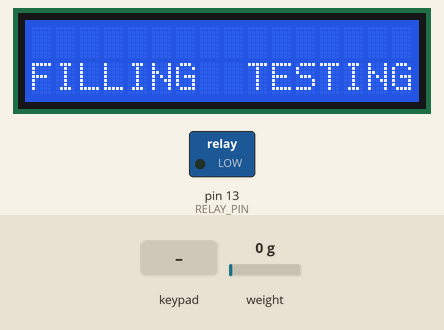
Recording of a sketch running on a simulated Arduino Uno, built with avr-gcc and run on an emulated ATmega328P. On the bench: 16×2 character LCD, switched loads named in the sketch (green lamp = pin HIGH). The test bench sets the inputs (shaded band); at power-on: weight on the scale 0 g. What the sketch prints to the serial monitor is not drawn.

Above: at 1.1 s.
At 5.2 s:
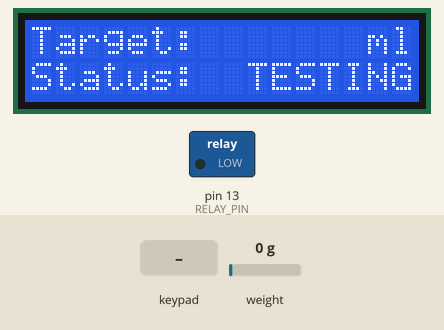
5.3 s: key 'A' pressed
At 6.1 s:
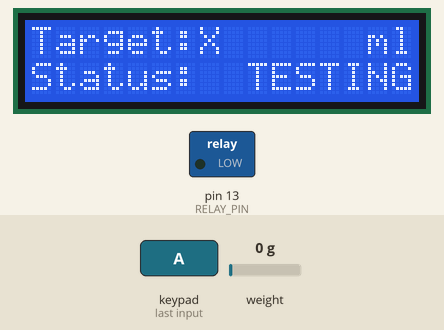
6.9 s: key 'B' pressed
At 7.3 s:
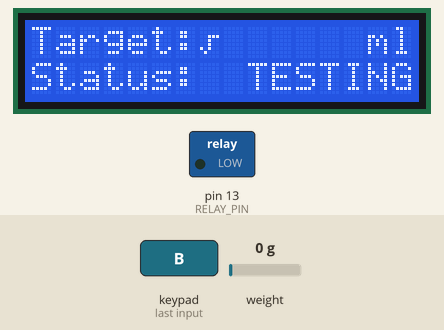
8.4 s: key 'C' pressed
At 9.7 s:
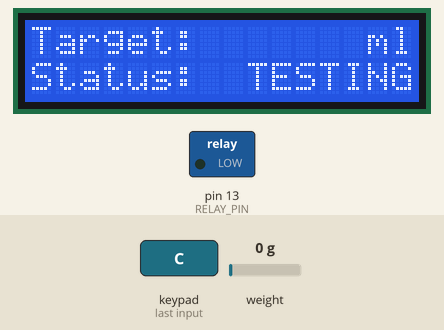
Timing chart, 0 to 11.4 s (numbered marks = the images above; inputs shaded):
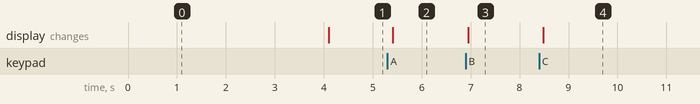

The sketch:

fill_pembanding_v6.ino
```cpp
#include "HX711.h"
#include <Keypad.h>
#include <LiquidCrystal_I2C.h>

LiquidCrystal_I2C lcd(0x27, 16, 2);
const int LOADCELL_DOUT_PIN = 11;
const int LOADCELL_SCK_PIN = 12;
const int RELAY_PIN = 13;

HX711 scale;
#define CALIBRATION_FACTOR 99.603
float volume600ml = 600; // Example value, adjust based on your actual volume measurement
float volume1000ml = 1000;
float volume5000ml = 5000;
String eksekusi = ""; // Membuat variabel string kosong

//BAGIAN  KEYPAD 4x4
const byte ROWS = 4; //four rows
const byte COLS = 4; //three columns
char hexaKeys[ROWS][COLS] = {
  {'1','2','3','A'},
  {'4','5','6','B'},
  {'7','8','9','C'},
  {'*','0','#','D'}
};
byte rowPins[ROWS] = {9, 8, 7, 6}; //connect to the row pinouts of the keypad
byte colPins[COLS] = {5, 4, 3, 2}; //connect to the column pinouts of the keypad
Keypad customKeypad = Keypad( makeKeymap(hexaKeys), rowPins, colPins, ROWS, COLS);

char penampung = 0 ; //harusnya diganti float ? char variabel seperti apaa?
int weight ;

void setup(){
  Serial.begin(57600);
  lcd.begin();
  lcd.setCursor(0, 1);
  lcd.print("FILLING  TESTING");
  scale.begin(LOADCELL_DOUT_PIN, LOADCELL_SCK_PIN);
  scale.set_scale(CALIBRATION_FACTOR); // Atur faktor kalibrasi
  scale.tare(); // Reset scale ke 0
  digitalWrite(RELAY_PIN, LOW);
  pinMode(RELAY_PIN, OUTPUT);
  Serial.println("FILLING TESTING");
  delay(3000);
  // lcd.clear();

}

void loop(){

  // lcd.clear();
  lcd.setCursor(0, 0);
  lcd.print("Target:");
  lcd.print(penampung);
  lcd.setCursor(14, 0);
  lcd.print("ml");
  lcd.setCursor(0, 1);
  lcd.print("Status:");
  lcd.print(eksekusi);
  weight = round(scale.get_units()); // Dapatkan berat dengan mengambil rata-rata dari 10 pembacaan
  // float eksekusi= 0;  //harusnya diganti float
  int targetVolume = 0;// harusnya diganti float
  char customKey = customKeypad.getKey();
    // just print the pressed key
  if (customKey == 'A'){
    // Serial.println(volume600ml);
    // Serial.println("600A");
    // lcd.setCursor(9, 0);
    // lcd.print("600");
    // lcd.print("ml");
    penampung = volume600ml;
  }else if (customKey == 'B'){
    Serial.println(volume1000ml);
    // lcd.setCursor(9, 0);
    // lcd.print(volume1000ml);
    // lcd.print("ml");
    penampung = volume1000ml;
  }else if (customKey == 'C'){
    Serial.println(volume5000ml);
    // lcd.setCursor(9, 0);
    // lcd.print(volume5000ml);
    // lcd.print("ml");
    penampung = volume5000ml;
  }else if (customKey != NO_KEY) {
    // Add the key to the input
    targetVolume += customKey - 0; // Assuming '0' to '9' are the only keys for manual input
    Serial.println(targetVolume);
    // lcd.setCursor(9, 0);
    // lcd.print(targetVolume);
    // lcd.print(" ml");
    // penampung = targetVolume;

    // lcd.clear();
    // lcd.print("Volume: ");
    // lcd.print(targetVolume);
  }else if (customKey == '*') {
    // pengisi();
      if (penampung == 600){
        eksekusi =  "mengisi";
        digitalWrite(RELAY_PIN, HIGH);
        delay(5000);
        penampung = 0;
        if (weight == volume600ml){
          digitalWrite(RELAY_PIN, LOW);
          eksekusi =  "selesai";}
      }else if (penampung == 1000){
        eksekusi =  "mengisi";
        digitalWrite(RELAY_PIN, HIGH);
        if (weight == volume1000ml){
          digitalWrite(RELAY_PIN, LOW);
          eksekusi =  "selesai";}
          penampung = 0;
      }else if (penampung == 5000){
        eksekusi =  "mengisi";
        digitalWrite(RELAY_PIN, HIGH);
        if (weight == volume5000ml){
          digitalWrite(RELAY_PIN, LOW);
          eksekusi =  "selesai";}
          penampung = 0;
      }else if (penampung < 600.00 && penampung > 1.00){
        eksekusi =  "mengisi";
        digitalWrite(RELAY_PIN, HIGH);
        delay(2000);
        if (weight == penampung){
          digitalWrite(RELAY_PIN, LOW);
          eksekusi =  "selesai";}
          penampung = 0;
      }else{
      penampung = 0;
      }
  }else if (customKey == '#'){
    Serial.println("KOSONG");
    penampung = 0;
    weight=0;
    scale.tare();
    lcd.clear();
  }
  // delay(500);
  Serial.println(weight);
  Serial.println(penampung);
}

// void pengisi() {
//   if (penampung == 600.00){
//     eksekusi =  "mengisi";
//     digitalWrite(RELAY_PIN, HIGH);
//     delay(5000);
//     if (weight == volume600ml){
//       digitalWrite(RELAY_PIN, LOW);
//       eksekusi =  "selesai";
//     }
//   } else if (penampung == 1000.00){
//     eksekusi =  "mengisi";
//     digitalWrite(RELAY_PIN, HIGH);
//     if (weight == volume1000ml){
//       digitalWrite(RELAY_PIN, LOW);
//       eksekusi =  "selesai";
//     }
//   } else if (penampung == 5000.00){
//     eksekusi =  "mengisi";
//     digitalWrite(RELAY_PIN, HIGH);
//     if (weight == volume5000ml){
//       digitalWrite(RELAY_PIN, LOW);
//       eksekusi =  "selesai";
//     }
//   }else if (penampung < 600.00 && penampung > 1.00){
//     eksekusi =  "mengisi";
//     digitalWrite(RELAY_PIN, HIGH);
//     delay(2000);
//     if (weight == penampung){
//       digitalWrite(RELAY_PIN, LOW);
//       lcd.setCursor(9, 1);
//       eksekusi =  "selesai";
//     }else{
//       penampung = 0;
//     }
//   }
//if (key != NO_KEY) {
// }
```

Measured:
- after the input at 5.3 s, the display: changes after 0.11 s (image 2)
- after the input at 6.9 s, the display: changes after 0.05 s (image 3)
- after the input at 8.4 s, the display: changes after 0.08 s (image 4)
